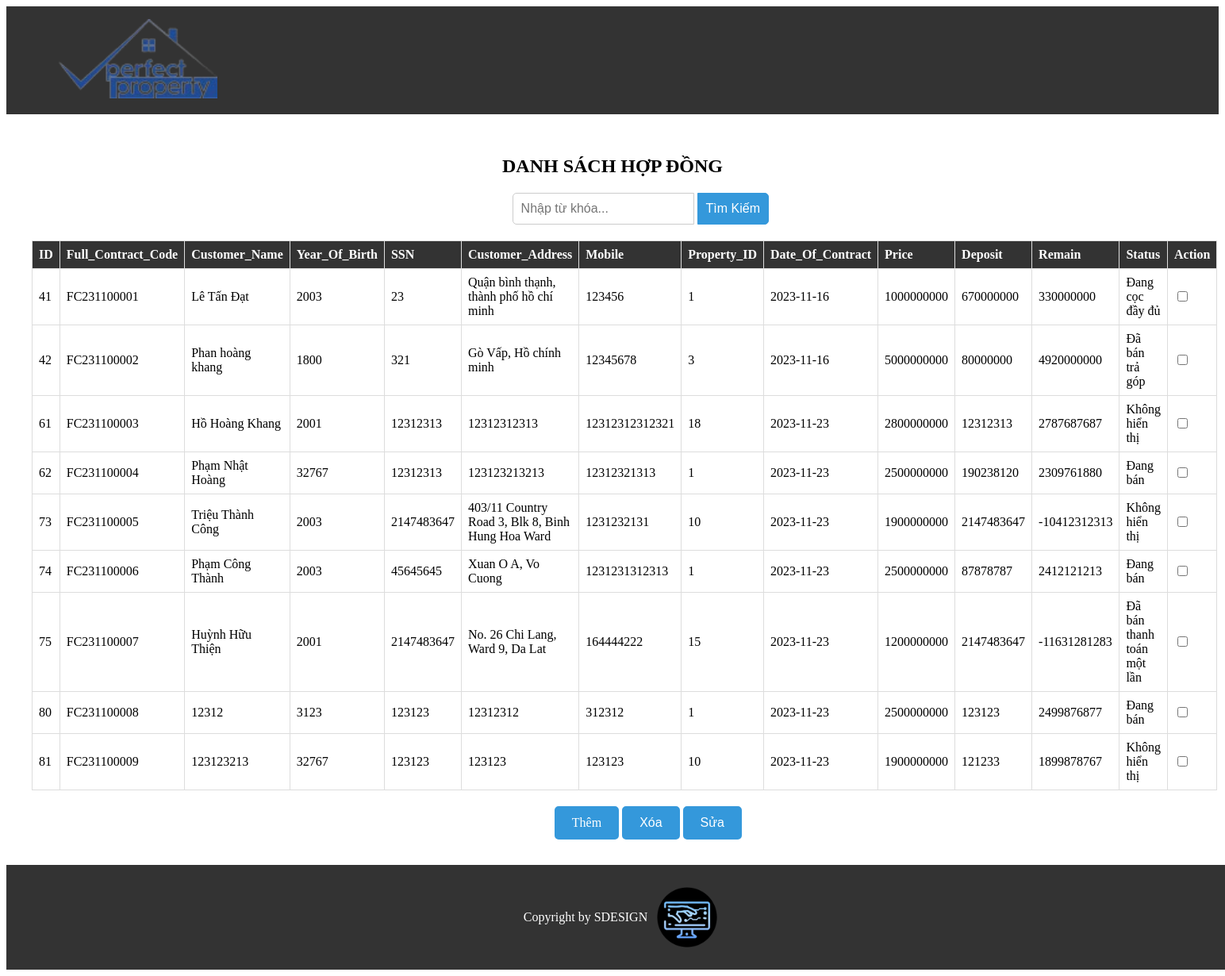
The page / on the database its author committed.
### index.php (the view, shortened to what this page needs)
<?php
$servername = "localhost";
$username = "root";
$password = "";
$dbname = "quanlybds_01";
$conn = new mysqli($servername, $username, $password, $dbname);
$searchTerm = isset($_GET['search']) ? $_GET['search'] : '';
$sql = "SELECT * FROM `dbo.Full_Contract` WHERE
        Full_Contract_Code LIKE ? OR
        Customer_Name LIKE ? OR
        Year_Of_Birth LIKE ? OR
        SSN LIKE ? OR
        Customer_Address LIKE ? OR
        Mobile LIKE ? OR
        Property_ID LIKE ? OR
        Date_Of_Contract LIKE ? OR
        Price LIKE ? OR
        Deposit LIKE ? OR
        Remain LIKE ? OR
        Status LIKE ?";
$stmt = $conn->prepare($sql);
?>
<!DOCTYPE html>
<html lang="en">
<head>
</head>
<body>
    <header>
        <img src="ppc.png" alt="" class="ppc">
    </header>
    <main>
        <h2>DANH SÁCH HỢP ĐỒNG</h2>
        <div class="search-container">
            <form action="" method="get">
                <input type="text" class="search-input" name="search" placeholder="Nhập từ khóa..." value="<?php echo htmlspecialchars($searchTerm); ?>">
                <button type="submit" class="search-button">Tìm Kiếm</button>
            </form>
        </div>
        <?php
        if ($stmt) {
            $searchTermPattern = "%$searchTerm%";
            $stmt->bind_param("ssssssssssss",
                $searchTermPattern, $searchTermPattern, $searchTermPattern,
                $searchTermPattern, $searchTermPattern, $searchTermPattern,
                $searchTermPattern, $searchTermPattern, $searchTermPattern,
                $searchTermPattern, $searchTermPattern, $searchTermPattern
            );
            $stmt->execute();
            $result = $stmt->get_result();
            echo "<form action='' method='post'>";
            echo "<table class='tab'>
                    <thead>
                        <tr>
                            <th>ID</th>
                            <th>Full_Contract_Code</th>
                            <th>Customer_Name</th>
                            <th>Year_Of_Birth</th>
                            <th>SSN</th>
                            <th>Customer_Address</th>
                            <th>Mobile</th>
                            <th>Property_ID</th>
                            <th>Date_Of_Contract</th>
                            <th>Price</th>
                            <th>Deposit</th>
                            <th>Remain</th>
                            <th>Status</th>
                            <th>Action</th>
                        </tr>
                    </thead>
                    <tbody>";
            while ($row = $result->fetch_assoc()) {
                echo "<tr>
                        <td>{$row['ID']}</td>
                        <td>{$row['Full_Contract_Code']}</td>
                        <td>{$row['Customer_Name']}</td>
                        <td>{$row['Year_Of_Birth']}</td>
                        <td>{$row['SSN']}</td>
                        <td>{$row['Customer_Address']}</td>
                        <td>{$row['Mobile']}</td>
                        <td>{$row['Property_ID']}</td>
                        <td>{$row['Date_Of_Contract']}</td>
                        <td>{$row['Price']}</td>
                        <td>{$row['Deposit']}</td>
                        <td>{$row['Remain']}</td>
                        <td>{$row['Status']}</td>
                        <td><input type='checkbox' name='contract_ids[]' value='{$row['ID']}'></td>
                    </tr>";
            }
            echo "</tbody></table>";
            echo "
                <div>
                 <a href='add_contract.php' class='my-button'>Thêm</a>
                 <input type='submit' class='my-button' name='delete' value='Xóa'></form>
                 <input type='submit' class='my-button' name='' value='Sửa'></form>
                 </div>";
        } else {
            echo "Lỗi chuẩn bị truy vấn: " . $conn->error;
        }
        ?>
    </main>
    <footer>
        <p>Copyright by SDESIGN</p>
        <img src="Logo.png" alt="">
    </footer>
</body>
</html>

### index.php (style rules this page uses)
header { background-color: #333; color: white; padding: 1em; text-align: center; }
footer { background-color: #333; color: white; padding: 1em; text-align: center; bottom: 0; width: 100%; }
main { padding: 2em; }
table { width: 100%; border-collapse: collapse; margin-top: 1em; margin-bottom:20px; }
th, td { border: 1px solid #ddd; padding: 8px; text-align: left; }
th { background-color: #333; color: white; }
.my-button { display: inline-block; padding: 10px 20px; font-size: 16px; text-align: center; text-decoration: none; border-radius: 5px; background-color: #3498db; color: #ffffff; border: 2px solid #3498db; transition: background-color 0.3s, color 0.3s; position: relative; left: 45%; }
img { width: 100px; height: 100px; }
footer { display: flex; align-items: center; justify-content: center; }
.ppc { position: relative; right: 40%; width: 200px; height: 100px; }
.search-container { display: flex; max-width: 400px; margin: 20px; position: relative; left: 40%; }
.search-input { flex: 1; padding: 10px; font-size: 16px; border: 1px solid #ccc; border-radius: 5px 0 0 5px; outline: none; transition: border-color 0.3s; }
.search-button { padding: 10px; font-size: 16px; background-color: #3498db; color: #ffffff; border: 1px solid #3498db; border-radius: 0 5px 5px 0; cursor: pointer; transition: background-color 0.3s, color 0.3s; }
h2 { display:flex; justify-content:center; }

### rows shown on the page
dbo.full_contract: ID "41", Full_Contract_Code "FC231100001", Customer_Name "Lê Tấn Đạt", Year_Of_Birth "2003", SSN "23", Customer_Address "Quận bình thạnh, thành phố hồ chí minh", Mobile "123456", Property_ID "1", Date_Of_Contract "2023-11-16", Price "1000000000", Deposit "670000000", Remain "330000000", Status "Đang cọc đầy đủ"
dbo.full_contract: ID "42", Full_Contract_Code "FC231100002", Customer_Name "Phan hoàng khang", Year_Of_Birth "1800", SSN "321", Customer_Address "Gò Vấp, Hồ chính minh", Mobile "12345678", Property_ID "3", Date_Of_Contract "2023-11-16", Price "5000000000", Deposit "80000000", Remain "4920000000", Status "Đã bán trả góp"
dbo.full_contract: ID "61", Full_Contract_Code "FC231100003", Customer_Name "Hồ Hoàng Khang", Year_Of_Birth "2001", SSN "12312313", Customer_Address "12312312313", Mobile "12312312312321", Property_ID "18", Date_Of_Contract "2023-11-23", Price "2800000000", Deposit "12312313", Remain "2787687687", Status "Không hiển thị"
dbo.full_contract: ID "62", Full_Contract_Code "FC231100004", Customer_Name "Phạm Nhật Hoàng", Year_Of_Birth "32767", SSN "12312313", Customer_Address "123123213213", Mobile "12312321313", Property_ID "1", Date_Of_Contract "2023-11-23", Price "2500000000", Deposit "190238120", Remain "2309761880", Status "Đang bán"
dbo.full_contract: ID "73", Full_Contract_Code "FC231100005", Customer_Name "Triệu Thành Công", Year_Of_Birth "2003", SSN "2147483647", Customer_Address "403/11 Country Road 3, Blk 8, Binh Hung Hoa Ward", Mobile "1231232131", Property_ID "10", Date_Of_Contract "2023-11-23", Price "1900000000", Deposit "2147483647", Remain "-10412312313", Status "Không hiển thị"
dbo.full_contract: ID "74", Full_Contract_Code "FC231100006", Customer_Name "Phạm Công Thành", Year_Of_Birth "2003", SSN "45645645", Customer_Address "Xuan O A, Vo Cuong", Mobile "1231231312313", Property_ID "1", Date_Of_Contract "2023-11-23", Price "2500000000", Deposit "87878787", Remain "2412121213", Status "Đang bán"
dbo.full_contract: ID "75", Full_Contract_Code "FC231100007", Customer_Name "Huỳnh Hữu Thiện", Year_Of_Birth "2001", SSN "2147483647", Customer_Address "No. 26 Chi Lang, Ward 9, Da Lat", Mobile "164444222", Property_ID "15", Date_Of_Contract "2023-11-23", Price "1200000000", Deposit "2147483647", Remain "-11631281283", Status "Đã bán thanh toán một lần"
dbo.full_contract: ID "80", Full_Contract_Code "FC231100008", Customer_Name "12312", Year_Of_Birth "3123", SSN "123123", Customer_Address "12312312", Mobile "312312", Property_ID "1", Date_Of_Contract "2023-11-23", Price "2500000000", Deposit "123123", Remain "2499876877", Status "Đang bán"
dbo.full_contract: ID "81", Full_Contract_Code "FC231100009", Customer_Name "123123213", Year_Of_Birth "32767", SSN "123123", Customer_Address "123123", Mobile "123123", Property_ID "10", Date_Of_Contract "2023-11-23", Price "1900000000", Deposit "121233", Remain "1899878767", Status "Không hiển thị"
